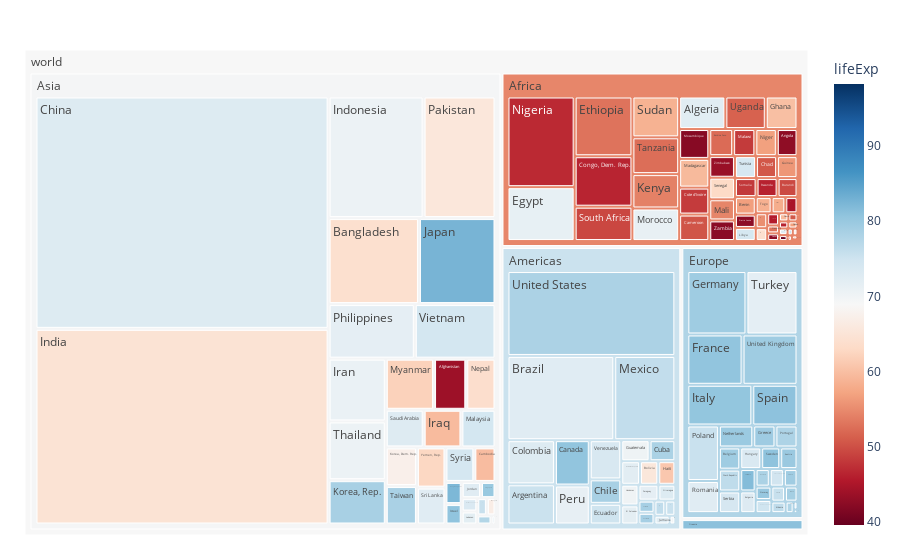

The code cell stored with this chart in its notebook:
### Code cell
import plotly.express as px
import numpy as np
df = px.data.gapminder().query("year == 2007")
fig = px.treemap(df, path=[px.Constant("world"), 'continent', 'country'], values='pop',
                  color='lifeExp', hover_data=['iso_alpha'],
                  color_continuous_scale='RdBu',
                  color_continuous_midpoint=np.average(df['lifeExp'], weights=df['pop']))
fig.update_layout(margin = dict(t=50, l=25, r=25, b=25))
fig.show()

### Figure 1 — Plotly figure (JSON) as saved in the notebook; plotly's stock layout.template omitted (floating-point values rounded to 4 significant figures; data arrays with more than 128 entries replaced by an {"elided": "..."} marker saying what was removed)
{"data": [{"branchvalues": "total", "customdata": {"elided": "148x2 mixed values"}, "domain": {"x": [0, 1], "y": [0, 1]}, "hovertemplate": "labels=%{label}<br>pop=%{value}<br>parent=%{parent}<br>id=%{id}<br>iso_alpha=%{customdata[0]}<br>lifeExp=%{color}<extra></extra>", "ids": {"elided": "148 str values"}, "labels": {"elided": "148 str values"}, "marker": {"coloraxis": "coloraxis", "colors": {"elided": "148 float values"}}, "name": "", "parents": {"elided": "148 str values"}, "type": "treemap", "values": {"elided": "148 int values"}}], "layout": {"coloraxis": {"cmid": 68.92, "colorbar": {"title": {"text": "lifeExp"}}, "colorscale": [[0, "rgb(103,0,31)"], [0.1, "rgb(178,24,43)"], [0.2, "rgb(214,96,77)"], [0.3, "rgb(244,165,130)"], [0.4, "rgb(253,219,199)"], [0.5, "rgb(247,247,247)"], [0.6, "rgb(209,229,240)"], [0.7, "rgb(146,197,222)"], [0.8, "rgb(67,147,195)"], [0.9, "rgb(33,102,172)"], [1, "rgb(5,48,97)"]]}, "legend": {"tracegroupgap": 0}, "margin": {"b": 25, "l": 25, "r": 25, "t": 50}}}
